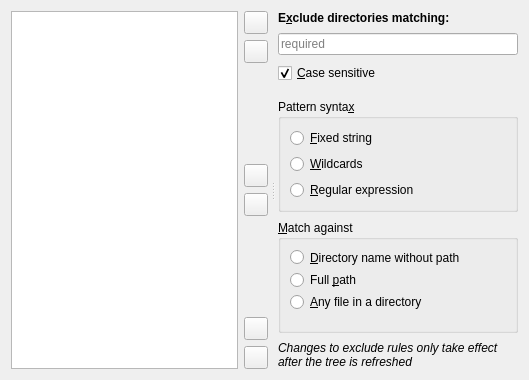
<?xml version="1.0" encoding="UTF-8"?>
<ui version="4.0">
 <class>ExcludeRulesConfigPage</class>
 <widget class="QWidget" name="ExcludeRulesConfigPage">
  <property name="geometry">
   <rect>
    <x>0</x>
    <y>0</y>
    <width>529</width>
    <height>380</height>
   </rect>
  </property>
  <layout class="QHBoxLayout" name="horizontalLayout_2">
   <item>
    <widget class="QSplitter" name="splitter">
     <property name="orientation">
      <enum>Qt::Horizontal</enum>
     </property>
     <property name="handleWidth">
      <number>10</number>
     </property>
     <widget class="QWidget" name="leftColumnWidget">
      <layout class="QHBoxLayout" name="horizontalLayout">
       <item>
        <widget class="QListWidget" name="listWidget">
         <property name="minimumSize">
          <size>
           <width>180</width>
           <height>200</height>
          </size>
         </property>
         <property name="horizontalScrollBarPolicy">
          <enum>Qt::ScrollBarAlwaysOff</enum>
         </property>
        </widget>
       </item>
       <item>
        <layout class="QVBoxLayout" name="toolButtonLayout">
         <item>
          <widget class="QToolButton" name="toTopButton">
           <property name="toolTip">
            <string>Move the current exclude rule to the top of the list</string>
           </property>
           <property name="icon">
            <iconset resource="icons.qrc">
             <normaloff>:/icons/move-top.png</normaloff>:/icons/move-top.png</iconset>
           </property>
          </widget>
         </item>
         <item>
          <widget class="QToolButton" name="moveUpButton">
           <property name="toolTip">
            <string>Move the current exclude rule up one place in the list</string>
           </property>
           <property name="icon">
            <iconset resource="icons.qrc">
             <normaloff>:/icons/move-up.png</normaloff>:/icons/move-up.png</iconset>
           </property>
          </widget>
         </item>
         <item>
          <spacer name="toolButtonUpperSpacer">
           <property name="orientation">
            <enum>Qt::Vertical</enum>
           </property>
           <property name="sizeHint" stdset="0">
            <size>
             <width>0</width>
             <height>0</height>
            </size>
           </property>
          </spacer>
         </item>
         <item>
          <widget class="QToolButton" name="addButton">
           <property name="toolTip">
            <string>&lt;p style='white-space:pre'&gt;Create a new exclude rule.  You can create&lt;br/&gt;as many as you like&lt;/p&gt;</string>
           </property>
           <property name="icon">
            <iconset resource="icons.qrc">
             <normaloff>:/icons/add.png</normaloff>:/icons/add.png</iconset>
           </property>
          </widget>
         </item>
         <item>
          <widget class="QToolButton" name="removeButton">
           <property name="toolTip">
            <string>Remove the current exclude rule</string>
           </property>
           <property name="icon">
            <iconset resource="icons.qrc">
             <normaloff>:/icons/remove.png</normaloff>:/icons/remove.png</iconset>
           </property>
          </widget>
         </item>
         <item>
          <spacer name="toolButtonLowerSpacer">
           <property name="orientation">
            <enum>Qt::Vertical</enum>
           </property>
           <property name="sizeHint" stdset="0">
            <size>
             <width>0</width>
             <height>0</height>
            </size>
           </property>
          </spacer>
         </item>
         <item>
          <widget class="QToolButton" name="moveDownButton">
           <property name="toolTip">
            <string>Move the current exclude rule down one place in the list</string>
           </property>
           <property name="icon">
            <iconset resource="icons.qrc">
             <normaloff>:/icons/move-down.png</normaloff>:/icons/move-down.png</iconset>
           </property>
          </widget>
         </item>
         <item>
          <widget class="QToolButton" name="toBottomButton">
           <property name="toolTip">
            <string>Move the current exclude rule to the bottom of the list</string>
           </property>
           <property name="icon">
            <iconset resource="icons.qrc">
             <normaloff>:/icons/move-bottom.png</normaloff>:/icons/move-bottom.png</iconset>
           </property>
          </widget>
         </item>
        </layout>
       </item>
      </layout>
     </widget>
     <widget class="QWidget" name="rightColumnWidget">
      <layout class="QVBoxLayout" name="verticalLayout_5">
       <property name="spacing">
        <number>8</number>
       </property>
       <item>
        <layout class="QVBoxLayout" name="verticalLayout_4">
         <property name="bottomMargin">
          <number>8</number>
         </property>
         <item>
          <layout class="QVBoxLayout" name="verticalLayout_3">
           <item>
            <widget class="QLabel" name="patternCaption">
             <property name="font">
              <font>
               <weight>75</weight>
               <bold>true</bold>
              </font>
             </property>
             <property name="text">
              <string>E&amp;xclude directories matching:</string>
             </property>
             <property name="buddy">
              <cstring>patternLineEdit</cstring>
             </property>
            </widget>
           </item>
           <item>
            <widget class="QLineEdit" name="patternLineEdit">
             <property name="toolTip">
              <string>&lt;p style='white-space:pre'&gt;A pattern to match against to exclude files or directories&lt;br/&gt;from reading (except in the packaged files view)&lt;/p&gt;</string>
             </property>
             <property name="placeholderText">
              <string>required</string>
             </property>
            </widget>
           </item>
          </layout>
         </item>
         <item>
          <widget class="QCheckBox" name="caseSensitiveCheckBox">
           <property name="toolTip">
            <string>Whether to use case-senitive matching</string>
           </property>
           <property name="text">
            <string>&amp;Case sensitive</string>
           </property>
           <property name="checked">
            <bool>true</bool>
           </property>
          </widget>
         </item>
        </layout>
       </item>
       <item>
        <widget class="QGroupBox" name="syntaxRadioBox">
         <property name="title">
          <string>Pattern synta&amp;x</string>
         </property>
         <layout class="QVBoxLayout" name="verticalLayout">
          <item>
           <widget class="QRadioButton" name="fixedStringRadioButton">
            <property name="toolTip">
             <string>Matches the entire exact path or name; no wildcards</string>
            </property>
            <property name="text">
             <string>&amp;Fixed string</string>
            </property>
           </widget>
          </item>
          <item>
           <widget class="QRadioButton" name="wildcardsRadioButton">
            <property name="toolTip">
             <string>Simple wildcards *, ?, and [], matching the whole name or path</string>
            </property>
            <property name="text">
             <string>&amp;Wildcards</string>
            </property>
           </widget>
          </item>
          <item>
           <widget class="QRadioButton" name="regexpRadioButton">
            <property name="toolTip">
             <string>Matches any portion of the name or path using a regular expression</string>
            </property>
            <property name="text">
             <string>&amp;Regular expression</string>
            </property>
           </widget>
          </item>
         </layout>
        </widget>
       </item>
       <item>
        <widget class="QGroupBox" name="matchAgainstRadioBox">
         <property name="title">
          <string>&amp;Match against</string>
         </property>
         <layout class="QVBoxLayout" name="verticalLayout_2">
          <property name="bottomMargin">
           <number>20</number>
          </property>
          <item>
           <widget class="QRadioButton" name="dirNameWithoutPathRadioButton">
            <property name="toolTip">
             <string>Matches on the name of a directory only; don't use any slahes</string>
            </property>
            <property name="text">
             <string>&amp;Directory name without path</string>
            </property>
           </widget>
          </item>
          <item>
           <widget class="QRadioButton" name="fullPathRadioButton">
            <property name="toolTip">
             <string>Matches on the full path, including an initial slash</string>
            </property>
            <property name="text">
             <string>Full &amp;path</string>
            </property>
           </widget>
          </item>
          <item>
           <widget class="QRadioButton" name="checkAnyFileChildRadioButton">
            <property name="toolTip">
             <string>&lt;p style='white-space:pre'&gt;Matches a filename excluding the path, and excludes&lt;br/&gt;the directory containing that file&lt;/p&gt;</string>
            </property>
            <property name="text">
             <string>&amp;Any file in a directory</string>
            </property>
           </widget>
          </item>
         </layout>
        </widget>
       </item>
       <item>
        <widget class="QLabel" name="label">
         <property name="font">
          <font>
           <italic>true</italic>
          </font>
         </property>
         <property name="text">
          <string>Changes to exclude rules only take effect after the tree is refreshed</string>
         </property>
         <property name="wordWrap">
          <bool>true</bool>
         </property>
        </widget>
       </item>
       <item>
        <spacer name="verticalSpacer_3">
         <property name="orientation">
          <enum>Qt::Vertical</enum>
         </property>
         <property name="sizeHint" stdset="0">
          <size>
           <width>0</width>
           <height>0</height>
          </size>
         </property>
        </spacer>
       </item>
      </layout>
     </widget>
    </widget>
   </item>
  </layout>
 </widget>
 <tabstops>
  <tabstop>listWidget</tabstop>
  <tabstop>patternLineEdit</tabstop>
  <tabstop>caseSensitiveCheckBox</tabstop>
  <tabstop>fixedStringRadioButton</tabstop>
  <tabstop>wildcardsRadioButton</tabstop>
  <tabstop>regexpRadioButton</tabstop>
  <tabstop>dirNameWithoutPathRadioButton</tabstop>
  <tabstop>fullPathRadioButton</tabstop>
  <tabstop>checkAnyFileChildRadioButton</tabstop>
  <tabstop>addButton</tabstop>
  <tabstop>removeButton</tabstop>
  <tabstop>moveDownButton</tabstop>
  <tabstop>toBottomButton</tabstop>
  <tabstop>toTopButton</tabstop>
  <tabstop>moveUpButton</tabstop>
 </tabstops>
 <resources>
  <include location="icons.qrc"/>
 </resources>
 <connections/>
</ui>
